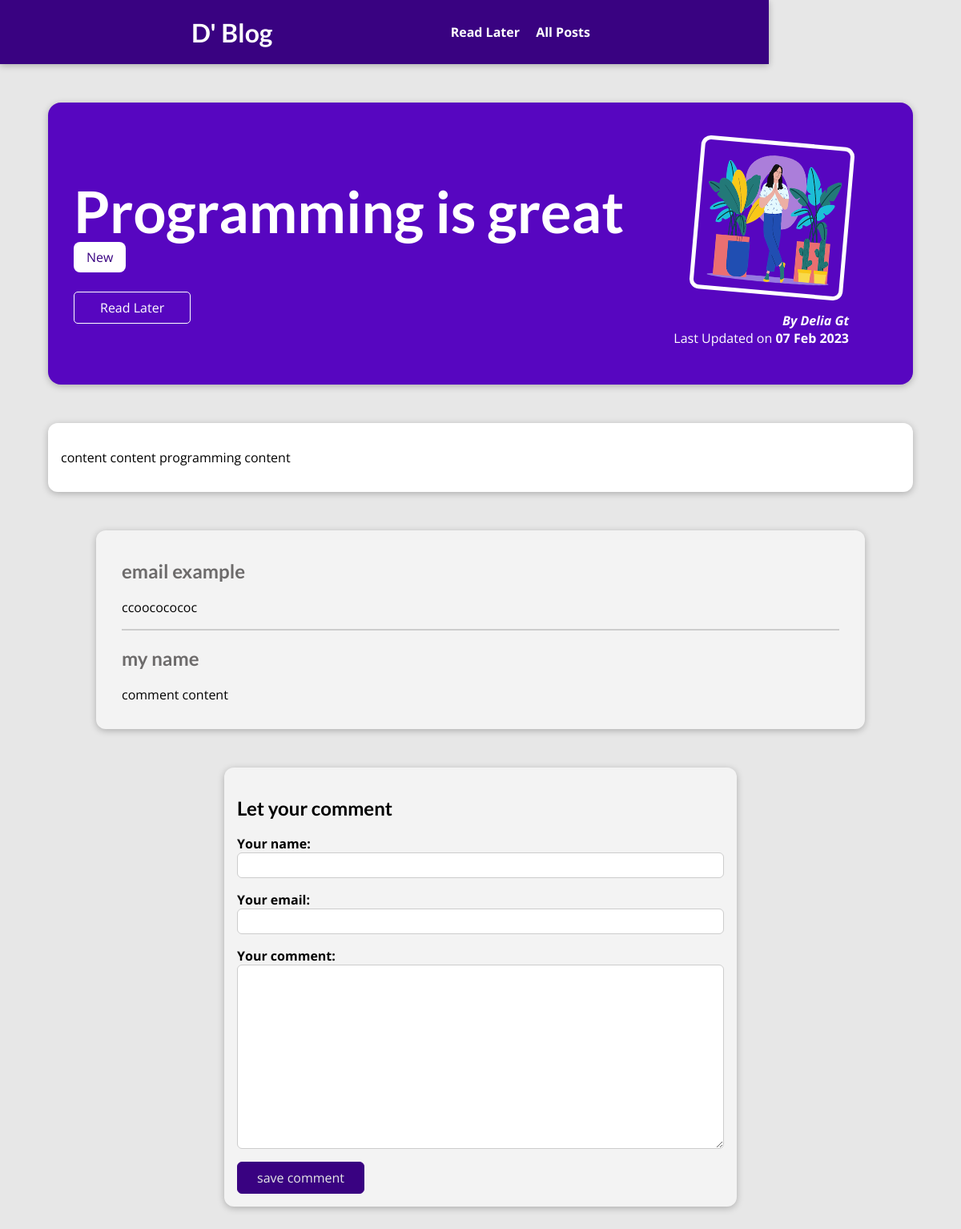
Before: /blog/posts/programming-is-fun with the older database file.
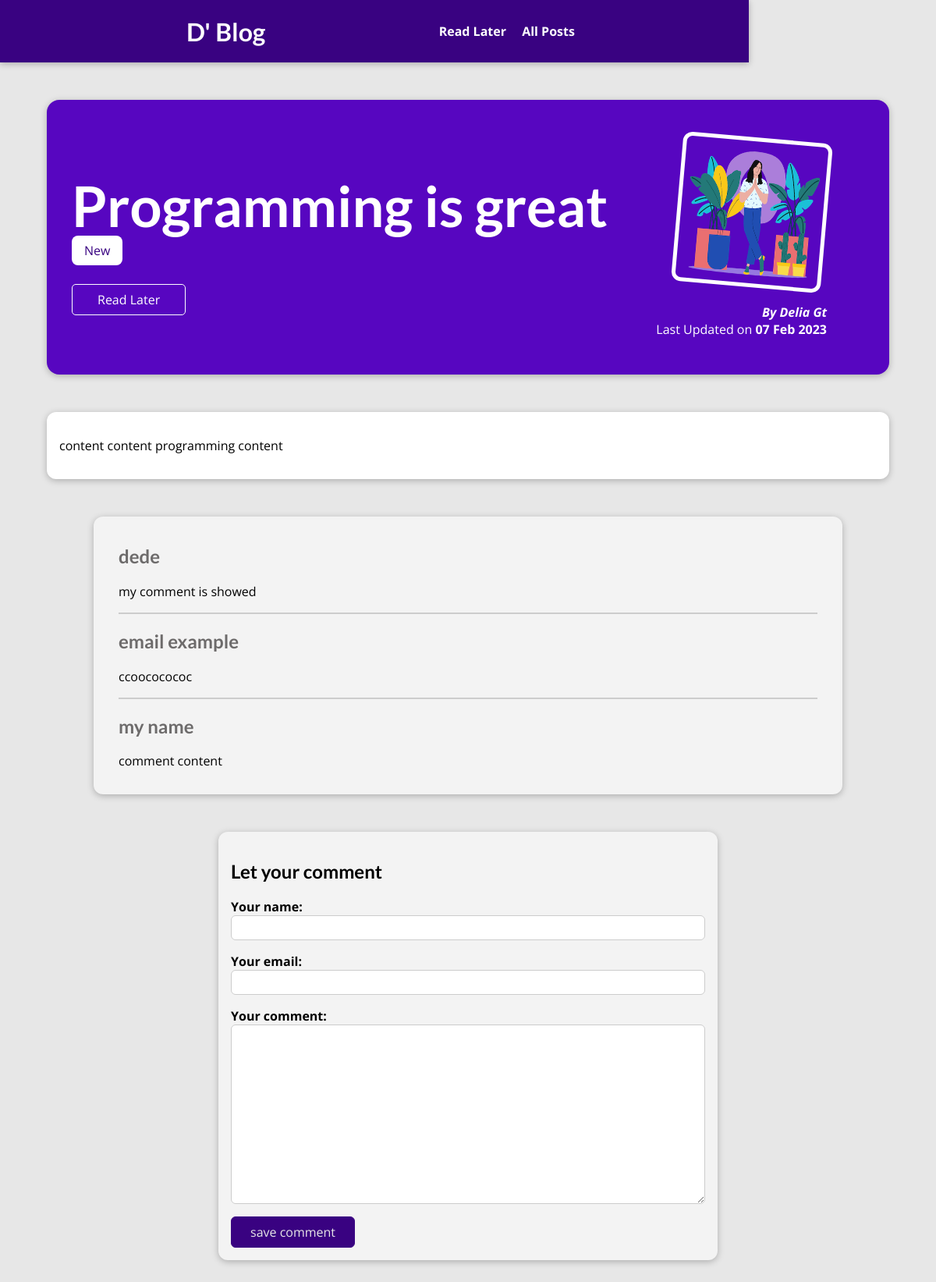
After: the same page with the newer database file.
### blog/models.py (models this page shows, shortened)
class Post(models.Model):
    title = models.CharField(max_length=100)
    excerpt = models.CharField(max_length=300) # TextField
    image= models.ImageField(upload_to="posts", null=True) # ImageField , ImageField.height_field, ImageField.width_field , "posts" should be inside "uploads" folder e.i. /uploads/posts
    date = models.DateField(auto_now=True)
    slug = models.SlugField(unique=True, db_index=True)
    content = models.TextField(validators=[MinLengthValidator(10)])
    author = models.ForeignKey(Author, on_delete=models.SET_NULL, null=True, related_name="posts")
    tag = models.ManyToManyField(Tag)

class Tag(models.Model):
    caption = models.CharField(max_length=100)

class Author(models.Model):
    first_name = models.CharField(max_length=50)
    last_name = models.CharField(max_length=80)
    email = models.EmailField(max_length=100)
    def full_name(self):
        return f"{self.first_name} {self.last_name}"
    def __str__(self):
        return self.full_name()

class Comment(models.Model):
    user_name = models.CharField(max_length=50)
    user_email = models.EmailField()
    comment_text = models.TextField(max_length=300)
    post = models.ForeignKey(Post, on_delete=models.CASCADE, null=True, related_name="comments")

### blog/views.py (the view, shortened to what this page needs)
# urls.py: path("posts/<slug:slug>", views.PostDetailView.as_view(), name="post-detail-page"), # /post/my-first-post
class PostDetailView(View):
    def is_stored_post(self, request, post_id):
        stored_posts = request.session.get("stored_posts")
        if stored_posts is not None:
            is_saved_for_later = post_id in stored_posts
        else:
            is_saved_for_later = False
        return is_saved_for_later
    def get(self, request, slug):
        post = Post.objects.get(slug=slug)
        context = {
            "post": post,
            "post_tags": post.tag.all(),
            "comment_form": CommentForm(),
            "comments": post.comments.all().order_by("-id"),
            "saved_for_later": self.is_stored_post(request, post.id)
        }
        return render(request, "blog/post-detail.html", context)

### blog/forms.py
class CommentForm(forms.ModelForm):
    class Meta:
        model = Comment
        exclude = ["post"]
        labels = {
            "user_name": "Your name",
            "user_email": "Your email",
            "comment_text": "Your comment",
        }
        error_messages = {
            "user_name": {
                "max_length": "Please enter a shorter name",
            },
            "comment_text": {
                "max_length": "Please enter a shorter comment",
            }
        }

### blog/templates/blog/post-detail.html (shortened to what this page needs)
{% extends "base.html" %}
{% load static %}
{% block css_files %}
    <link rel="stylesheet" href="{% static "blog/detail-post.css" %}" />
{% endblock %}
{% block content %}
    <section id="summary">
        <h2>{{ post.title }}</h2>
        <div>
            {% for tag in post_tags %}
                <span class="tag">{{ tag.caption }}</span>
            {%endfor%}
        </div>
        <div id="read-later">
            <form action="{% url "read-later" %}" method="POST">
                <button>
                    {% if saved_for_later %}
                        Already Read yet
                    {% else %}
                        Read Later
                    {% endif %}
                </button>
            </form>
        </div>
        <article>
            <img src="{{ post.image.url }}" alt="{{ post.title }}" />
            <address>By <a href="mailto:{{ post.author.email }}">{{ post.author|title }}</a></address>
            <div>
                Last Updated on <time>{{ post.date|date:"d M Y" }}</time>
            </div>
        </article>
    </section>
    <main>
        <p>
         {{ post.content|linebreaks }}
        </p>
    </main>
    <section id="comments">
        <ul>
            {% for comment in comments %}
                <li>
                    <h2>{{ comment.user_name }}</h2>
                    <p>{{ comment.comment_text|linebreaks }}</p>
                </li>
            {% endfor %}
        </ul>
    </section>
    <section id="comment-form">
        <h2>Let your comment</h2>
        <form action="{% url "post-detail-page" post.slug %}" method="POST">
            {% for field in comment_form %}
                <div class="form-control  {% if field.errors %}invalid{% endif %} ">
                    {{ field.label_tag }}
                    {{ field }}
                </div>
            {% endfor %}
            <button>save comment</button>
        </form>
    </section>
{% endblock %}

### templates/base.html (shortened to what this page needs)
{% load static %}
<!DOCTYPE html>
<html lang="en">
<head>
  <link rel="stylesheet" href="{% static "app.css" %}">
  {% block css_files %}{% endblock %}
</head>
<body>
  <header id="main-navigation">
    <h1><a href="{% url "starting-page" %}">D' Blog</a></h1>
    <nav>
      <a href="{% url "read-later" %}">Read Later</a>
      <a href="{% url "posts-page" %}">All Posts</a>
    </nav>
  </header>
  {% block content %}
  {% endblock %}
</body>
</html>

### static/app.css (style rules this page uses)
* { box-sizing: border-box; }
html { font-family: 'Open Sans', 'Lato', sans-serif; }
body { margin: 0; }
h1, h2, h3 { font-family: 'Lato', sans-serif; font-weight: bold; }
#main-navigation { width: 80%; height: 5rem; display: flex; justify-content: space-around; align-items: center; padding: 0 10%; position: absolute; top: 0; left: 0; }
#main-navigation a { text-decoration: none; color: white; font-weight: bold; margin-left: 1rem; }

### blog/static/blog/detail-post.css (style rules this page uses)
body { background-color: #e7e7e7; }
#main-navigation { background-color: #390281; box-shadow: 0 2px 8px rgba(0, 0, 0, 0.25); }
#summary { margin: 8rem auto 3rem auto; padding: 2rem; width: 90%; max-width: 90rem; border-radius: 16px; background-color: #5706c0; position: relative; box-shadow: 0 2px 8px rgba(0, 0, 0, 0.25); height: 22rem; }
#summary h2 { color: white; font-size: 4.5rem; margin-bottom: 0.25rem; }
#summary article { position: absolute; top: 2rem; right: 3rem; padding: 1rem 2rem; border-radius: 12px; text-align: right; color: white; }
#summary article img { width: 12rem; height: 12rem; border-radius: 12px; transform: rotateZ(5deg); border: 5px solid white; margin-bottom: 1rem; }
#summary address { font-weight: bold; }
#summary a { color: white; text-decoration: none; }
#summary time { font-weight: bold; }
#read-later { margin: 2rem 0; }
#read-later button { background-color: transparent; border: 1px solid white; padding: 0.5rem 2rem; font: inherit; color: white; cursor: pointer; border-radius: 5px; }
main { width: 90%; max-width: 90rem; margin: 3rem auto; background-color: white; padding: 1rem; border-radius: 12px; box-shadow: 0 2px 8px rgba(0, 0, 0, 0.25); }
.tag { background-color: white; color: #390281; padding: 0.5rem 1rem; border-radius: 8px; }
#comment-form { margin: 3rem auto; width: 90%; max-width: 40rem; border-radius: 12px; background-color: #f3f3f3; box-shadow: 0 2px 8px rgba(0, 0, 0, 0.25); padding: 1rem; }
#comment-form button { font: inherit; background-color: #390281; color: #e7e7e7; border: 1px solid #390281; padding: 0.5rem 1.5rem; border-radius: 6px; cursor: pointer; }
.form-control { margin-bottom: 1rem; }
.form-control label { font-weight: bold; margin-bottom: 0.5 rem; display: block; }
.form-control input, .form-control textarea { display: block; width: 100%; font: inherit; padding: 0.25rem; border-radius: 6px; border: 1px solid #ccc; }
#comments { margin: 3rem auto; width: 90%; max-width: 60rem; border-radius: 12px; background-color: #f3f3f3; box-shadow: 0 2px 8px rgba(0, 0, 0, 0.25); padding: 1rem 2rem; }
#comments ul { list-style: none; margin: 0; padding: 0; }
#comments li { margin-bottom: 1rem; border-bottom: 2px solid #ccc; }
#comments li:last-of-type { border-bottom: none; }
#comments h2 { color: #6d6b6b; }

Changed rows visible on the page:
added Comment: user_name "dede", comment_text "my comment is showed"
